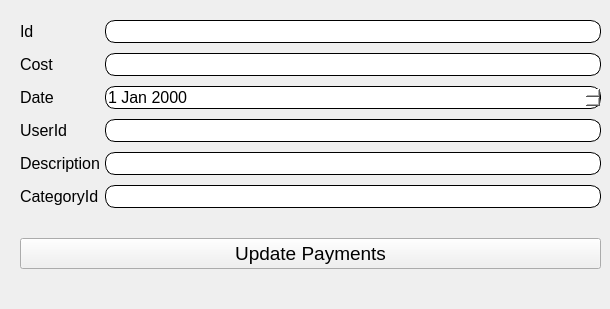
          <widget class="QWidget" name="UpdateTab">
           <attribute name="title">
            <string extracomment="This tab is using to update the row">Update</string>
           </attribute>
           <widget class="QWidget" name="formLayoutWidget">
            <property name="geometry">
             <rect>
              <x>20</x>
              <y>20</y>
              <width>581</width>
              <height>280</height>
             </rect>
            </property>
            <layout class="QFormLayout" name="formLayout">
             <property name="horizontalSpacing">
              <number>5</number>
             </property>
             <property name="verticalSpacing">
              <number>10</number>
             </property>
             <item row="0" column="0">
              <widget class="QLabel" name="label">
               <property name="font">
                <font>
                 <family>Segoe UI</family>
                 <pointsize>12</pointsize>
                </font>
               </property>
               <property name="text">
                <string>Id</string>
               </property>
              </widget>
             </item>
             <item row="0" column="1">
              <widget class="QLineEdit" name="paymentsIdEditField">
               <property name="minimumSize">
                <size>
                 <width>0</width>
                 <height>0</height>
                </size>
               </property>
               <property name="font">
                <font>
                 <family>Segoe UI</family>
                 <pointsize>12</pointsize>
                </font>
               </property>
               <property name="styleSheet">
                <string notr="true">#paymentsIdEditField{
background-color: white; 
border-style: outset;
border-width: 1px;
border-radius: 10px;
}</string>
               </property>
               <property name="readOnly">
                <bool>true</bool>
               </property>
              </widget>
             </item>
             <item row="1" column="0">
              <widget class="QLabel" name="label_2">
               <property name="font">
                <font>
                 <family>Segoe UI</family>
                 <pointsize>12</pointsize>
                </font>
               </property>
               <property name="text">
                <string>Cost</string>
               </property>
              </widget>
             </item>
             <item row="1" column="1">
              <widget class="QLineEdit" name="paymentsCostEditField">
               <property name="font">
                <font>
                 <family>Segoe UI</family>
                 <pointsize>12</pointsize>
                </font>
               </property>
               <property name="styleSheet">
                <string notr="true">#paymentsCostEditField{
background-color: white; 
border-style: outset;
border-width: 1px;
border-radius: 10px;
}</string>
               </property>
              </widget>
             </item>
             <item row="2" column="0">
              <widget class="QLabel" name="label_6">
               <property name="font">
                <font>
                 <family>Segoe UI</family>
                 <pointsize>12</pointsize>
                </font>
               </property>
               <property name="text">
                <string>Date</string>
               </property>
              </widget>
             </item>
             <item row="2" column="1">
              <widget class="QDateEdit" name="paymentsDateEditField">
               <property name="font">
                <font>
                 <family>Segoe UI</family>
                 <pointsize>12</pointsize>
                </font>
               </property>
               <property name="styleSheet">
                <string notr="true">#paymentsDateEditField{
background-color: white; 
border-style: outset;
border-width: 1px;
border-radius: 10px;
}</string>
               </property>
              </widget>
             </item>
             <item row="3" column="0">
              <widget class="QLabel" name="label_3">
               <property name="font">
                <font>
                 <family>Segoe UI</family>
                 <pointsize>12</pointsize>
                </font>
               </property>
               <property name="text">
                <string>UserId</string>
               </property>
              </widget>
             </item>
             <item row="3" column="1">
              <widget class="QLineEdit" name="paymentsUserIdEditField">
               <property name="font">
                <font>
                 <family>Segoe UI</family>
                 <pointsize>12</pointsize>
                </font>
               </property>
               <property name="styleSheet">
                <string notr="true">#paymentsUserIdEditField{
background-color: white; 
border-style: outset;
border-width: 1px;
border-radius: 10px;
}</string>
               </property>
              </widget>
             </item>
             <item row="4" column="0">
              <widget class="QLabel" name="label_4">
               <property name="font">
                <font>
                 <family>Segoe UI</family>
                 <pointsize>12</pointsize>
                </font>
               </property>
               <property name="text">
                <string>Description</string>
               </property>
              </widget>
             </item>
             <item row="4" column="1">
              <widget class="QLineEdit" name="paymentsDescriptionEditField">
               <property name="font">
                <font>
                 <family>Segoe UI</family>
                 <pointsize>12</pointsize>
                </font>
               </property>
               <property name="styleSheet">
                <string notr="true">#paymentsDescriptionEditField{
background-color: white; 
border-style: outset;
border-width: 1px;
border-radius: 10px;
}</string>
               </property>
              </widget>
             </item>
             <item row="5" column="0">
              <widget class="QLabel" name="label_5">
               <property name="font">
                <font>
                 <family>Segoe UI</family>
                 <pointsize>12</pointsize>
                </font>
               </property>
               <property name="text">
                <string>CategoryId</string>
               </property>
              </widget>
             </item>
             <item row="5" column="1">
              <widget class="QLineEdit" name="paymentsCategoryIdEditField">
               <property name="font">
                <font>
                 <family>Segoe UI</family>
                 <pointsize>12</pointsize>
                </font>
               </property>
               <property name="styleSheet">
                <string notr="true">#paymentsCategoryIdEditField{
background-color: white; 
border-style: outset;
border-width: 1px;
border-radius: 10px;
}</string>
               </property>
              </widget>
             </item>
             <item row="7" column="0" colspan="2">
              <layout class="QHBoxLayout" name="horizontalLayout">
               <property name="spacing">
                <number>1</number>
               </property>
               <property name="topMargin">
                <number>20</number>
               </property>
               <item>
                <widget class="QPushButton" name="paymentUpdateButton">
                 <property name="font">
                  <font>
                   <family>Segoe UI</family>
                   <pointsize>14</pointsize>
                  </font>
                 </property>
                 <property name="styleSheet">
                  <string notr="true">#paymentUpdateButton{
background-color: #F0F0F0;
/* color: green; */
color: black;
/* border-style: double;
border-width: 1px;
border-color:	#E87F6F;
*/
}

#paymentUpdateButton:hover{
background-color: white;
color: black;
}</string>
                 </property>
                 <property name="text">
                  <string>Update Payments</string>
                 </property>
                </widget>
               </item>
              </layout>
             </item>
            </layout>
           </widget>
          </widget>
